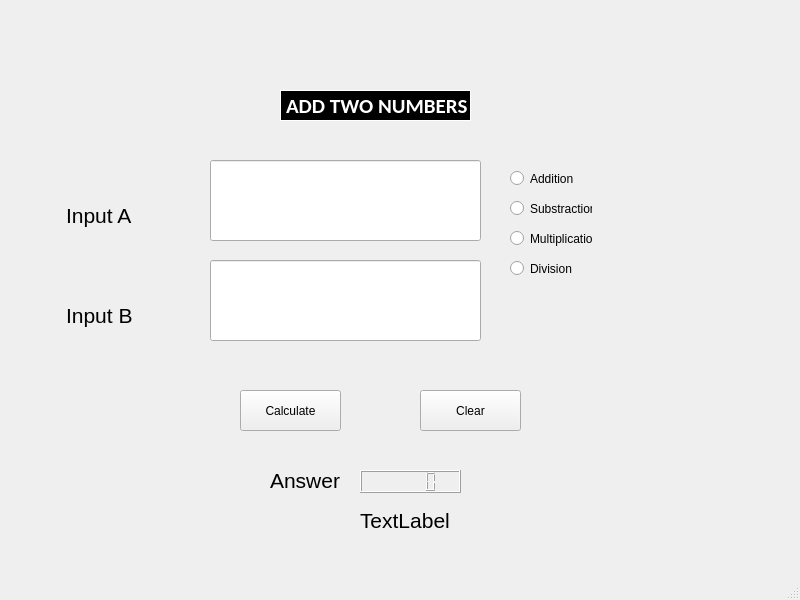
<?xml version="1.0" encoding="UTF-8"?>
<ui version="4.0">
 <class>MainWindow</class>
 <widget class="QMainWindow" name="MainWindow">
  <property name="geometry">
   <rect>
    <x>0</x>
    <y>0</y>
    <width>800</width>
    <height>600</height>
   </rect>
  </property>
  <property name="windowTitle">
   <string>MainWindow</string>
  </property>
  <widget class="QWidget" name="centralwidget">
   <widget class="QLabel" name="label">
    <property name="geometry">
     <rect>
      <x>280</x>
      <y>90</y>
      <width>191</width>
      <height>31</height>
     </rect>
    </property>
    <property name="font">
     <font>
      <family>Calibri</family>
      <pointsize>16</pointsize>
      <weight>75</weight>
      <bold>true</bold>
     </font>
    </property>
    <property name="styleSheet">
     <string notr="true">color: rgb(255, 255, 255);
background-color: rgb(0, 0, 0);</string>
    </property>
    <property name="frameShape">
     <enum>QFrame::Box</enum>
    </property>
    <property name="text">
     <string>ADD TWO NUMBERS</string>
    </property>
   </widget>
   <widget class="QLabel" name="label_2">
    <property name="geometry">
     <rect>
      <x>66</x>
      <y>200</y>
      <width>101</width>
      <height>31</height>
     </rect>
    </property>
    <property name="font">
     <font>
      <pointsize>16</pointsize>
     </font>
    </property>
    <property name="text">
     <string>Input A</string>
    </property>
   </widget>
   <widget class="QLabel" name="label_3">
    <property name="geometry">
     <rect>
      <x>66</x>
      <y>300</y>
      <width>101</width>
      <height>31</height>
     </rect>
    </property>
    <property name="font">
     <font>
      <pointsize>16</pointsize>
     </font>
    </property>
    <property name="text">
     <string>Input B</string>
    </property>
   </widget>
   <widget class="QPushButton" name="calculate_pushbutton">
    <property name="geometry">
     <rect>
      <x>240</x>
      <y>390</y>
      <width>101</width>
      <height>41</height>
     </rect>
    </property>
    <property name="text">
     <string>Calculate</string>
    </property>
   </widget>
   <widget class="QPushButton" name="clear_pushButton_2">
    <property name="geometry">
     <rect>
      <x>420</x>
      <y>390</y>
      <width>101</width>
      <height>41</height>
     </rect>
    </property>
    <property name="text">
     <string>Clear</string>
    </property>
   </widget>
   <widget class="QLabel" name="label_4">
    <property name="geometry">
     <rect>
      <x>270</x>
      <y>470</y>
      <width>71</width>
      <height>21</height>
     </rect>
    </property>
    <property name="font">
     <font>
      <pointsize>16</pointsize>
     </font>
    </property>
    <property name="text">
     <string>Answer</string>
    </property>
   </widget>
   <widget class="QLabel" name="answer_label_5">
    <property name="geometry">
     <rect>
      <x>360</x>
      <y>510</y>
      <width>121</width>
      <height>21</height>
     </rect>
    </property>
    <property name="font">
     <font>
      <pointsize>16</pointsize>
     </font>
    </property>
    <property name="text">
     <string>TextLabel</string>
    </property>
   </widget>
   <widget class="QLineEdit" name="InputA_lineEdit">
    <property name="geometry">
     <rect>
      <x>210</x>
      <y>160</y>
      <width>271</width>
      <height>81</height>
     </rect>
    </property>
   </widget>
   <widget class="QLineEdit" name="InputB_lineEdit">
    <property name="geometry">
     <rect>
      <x>210</x>
      <y>260</y>
      <width>271</width>
      <height>81</height>
     </rect>
    </property>
   </widget>
   <widget class="QRadioButton" name="addition_radioButton">
    <property name="geometry">
     <rect>
      <x>510</x>
      <y>170</y>
      <width>82</width>
      <height>17</height>
     </rect>
    </property>
    <property name="text">
     <string>Addition</string>
    </property>
   </widget>
   <widget class="QRadioButton" name="substraction_radioButton">
    <property name="geometry">
     <rect>
      <x>510</x>
      <y>200</y>
      <width>82</width>
      <height>17</height>
     </rect>
    </property>
    <property name="text">
     <string>Substraction</string>
    </property>
   </widget>
   <widget class="QRadioButton" name="division_radioButton">
    <property name="geometry">
     <rect>
      <x>510</x>
      <y>260</y>
      <width>82</width>
      <height>17</height>
     </rect>
    </property>
    <property name="text">
     <string>Division</string>
    </property>
   </widget>
   <widget class="QRadioButton" name="multiplication_radioButton">
    <property name="geometry">
     <rect>
      <x>510</x>
      <y>230</y>
      <width>82</width>
      <height>17</height>
     </rect>
    </property>
    <property name="text">
     <string>Multiplication</string>
    </property>
   </widget>
   <widget class="QLCDNumber" name="lcdNumber">
    <property name="geometry">
     <rect>
      <x>360</x>
      <y>470</y>
      <width>101</width>
      <height>23</height>
     </rect>
    </property>
   </widget>
  </widget>
  <widget class="QMenuBar" name="menubar">
   <property name="geometry">
    <rect>
     <x>0</x>
     <y>0</y>
     <width>800</width>
     <height>21</height>
    </rect>
   </property>
  </widget>
  <widget class="QStatusBar" name="statusbar"/>
 </widget>
 <resources/>
 <connections/>
</ui>
